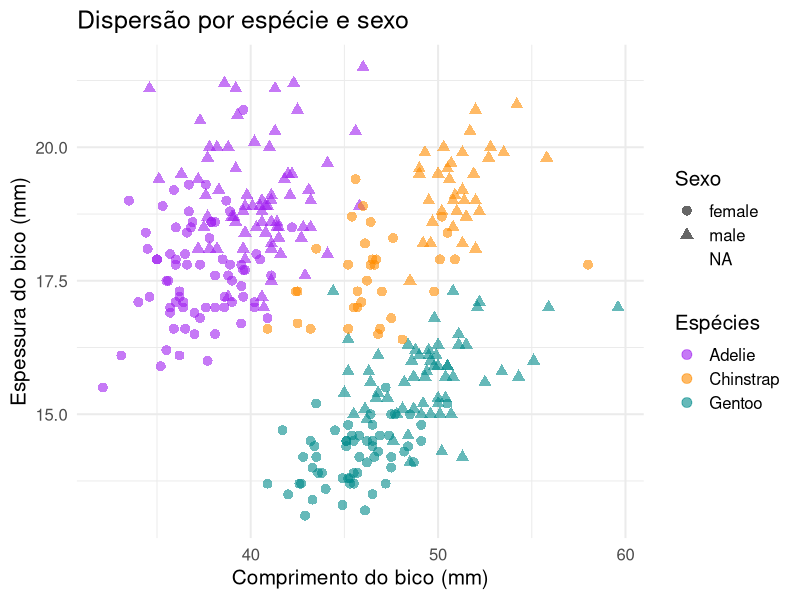

Reproduce this figure in R.
## ---- chunk 1
#| label: setup
#| echo: true

library(ggplot2)
library(palmerpenguins)

## ---- chunk 2
#| echo: true
#| fig-align: center
#| output-location: slide
#| code-line-numbers: "1|2-5|6-8|9-13"
ggplot(data = penguins,
       aes(x = bill_length_mm,
           y = bill_depth_mm,
           color = species,
           shape = sex)) +
  geom_point(size = 3, alpha = .6) +
  scale_color_manual(values = c("purple", "darkorange", "cyan4")) +
  theme_minimal(base_size = 15) +
  labs(x = "Comprimento do bico (mm)",
       y = "Espessura do bico (mm)",
       color = "Espécies",
       shape = "Sexo",
       title = "Dispersão por espécie e sexo")
